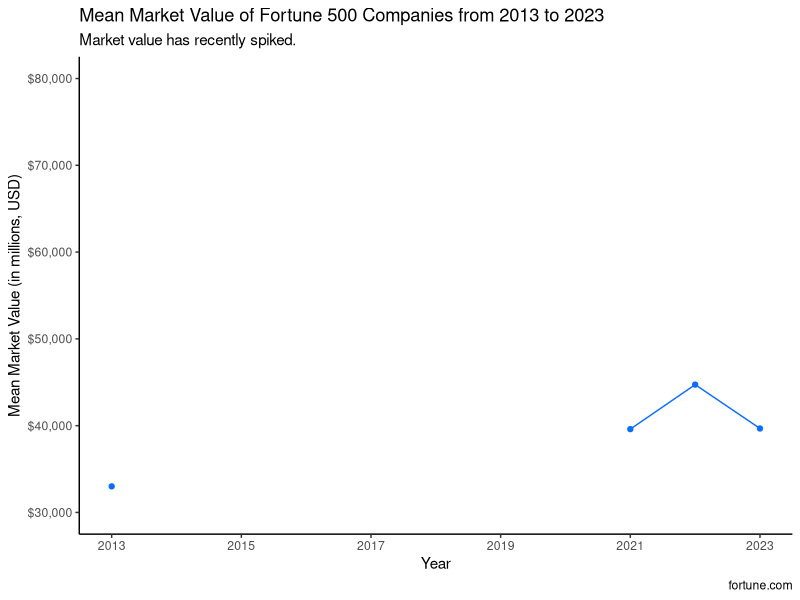
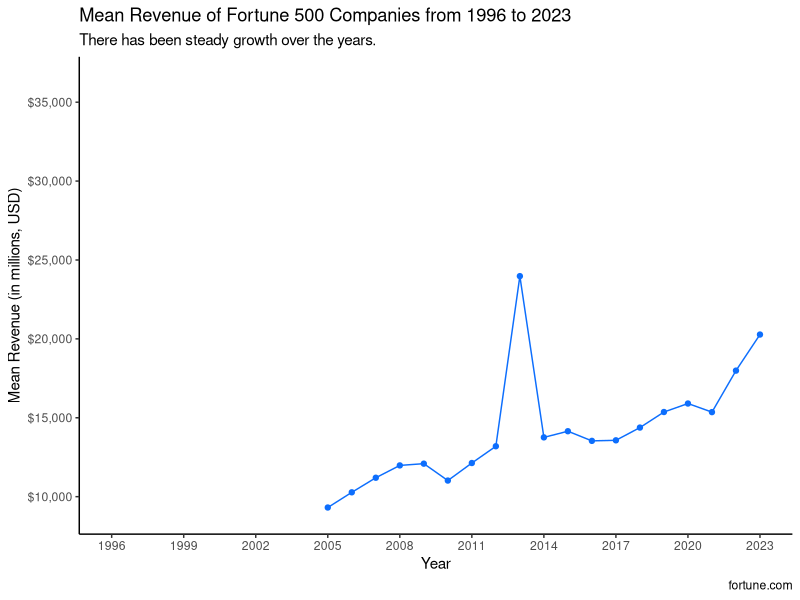
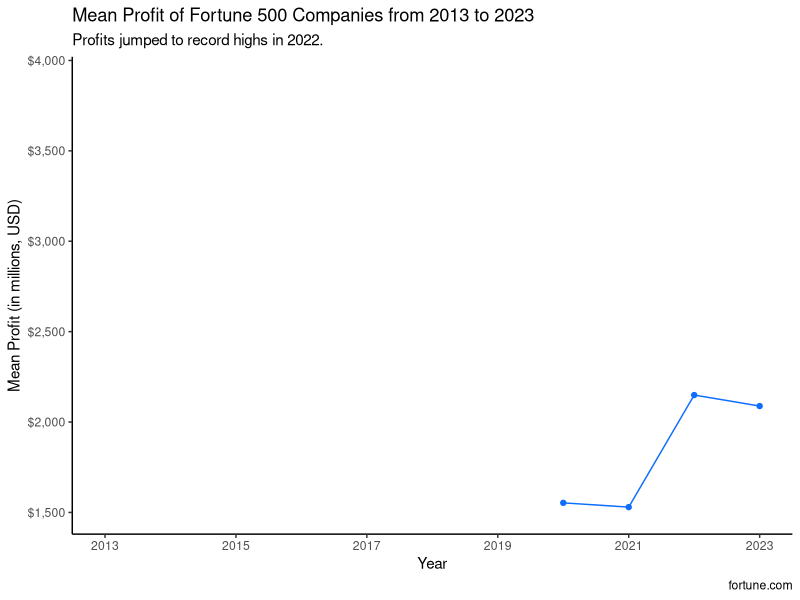
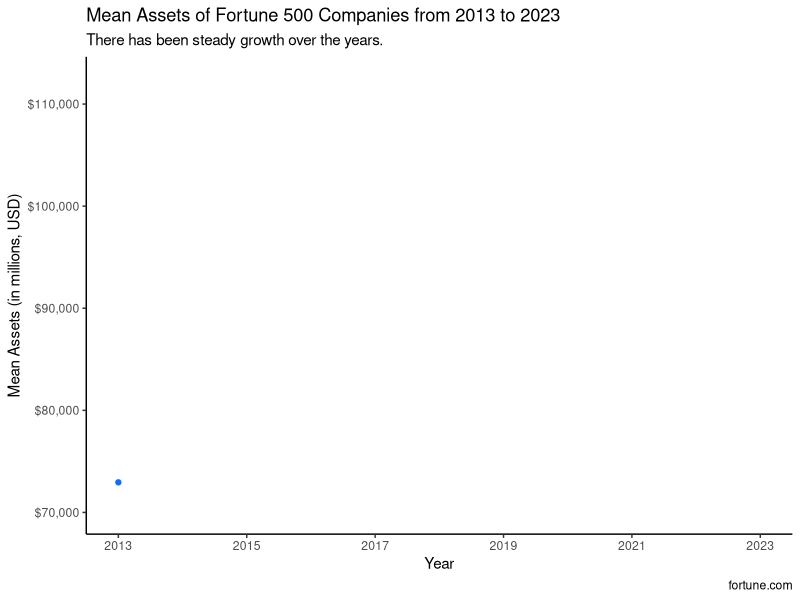

The R source for these figures, in order:
## ---- chunk 1
#| message: false
#| warning: false
library(tidyverse)
library(dplyr)
library(readr)
library(forcats)
## ---- chunk 2
fortune <- read_csv('data/Cleaned Data.csv', show_col_types = FALSE) |>
  select(rank, year, revenue_mil, profit_mil, asset_mil, market_value_mil)
## ---- chunk 3
market_value <- fortune |>
  filter(year >= 2013) |>
  summarize(mean_market_value_mil = mean(market_value_mil, na.rm = TRUE), .by = year)
market_value$mean_market_value_mil[market_value$year == 2013] <- 34459.82 - (37372.77 - 34459.82)/2
## ---- chunk 4
revenue <- fortune |>
  summarize(mean_revenue_mil = mean(revenue_mil, na.rm = TRUE), .by = year)
revenue$mean_revenue_mil[revenue$year == 2013] <- mean(c(23529.903, 24421.006))
## ---- chunk 5
profit <- fortune |>
  filter(year >= 2013) |>
  summarize(mean_profit_mil = mean(profit_mil, na.rm = TRUE), .by = year)
## ---- chunk 6
asset <- fortune |>
  filter(year >= 2013) |>
  summarize(mean_asset_mil = mean(asset_mil, na.rm = TRUE), .by = year)
asset$mean_asset_mil[asset$year == 2013] <- 74061.85 - (76292.42 - 74061.85)/2
## ---- chunk 7
market_value |>
  ggplot(aes(x = year, y = mean_market_value_mil)) +
  geom_point(color = '#0d6efd') +
  geom_line(color = '#0d6efd') +
  scale_x_continuous('Year',
                     breaks = c(2013,2015,2017,2019,2021,2023),
                     limits = c(2013,2023)) +
  scale_y_continuous('Mean Market Value (in millions, USD)',
                     breaks = c(30000,40000,50000,60000,70000,80000,90000),
                     limits = c(30000,80000),
                     labels = scales::dollar_format()) +
  labs(title = 'Mean Market Value of Fortune 500 Companies from 2013 to 2023',
       subtitle = 'Market value has recently spiked.',
       caption = 'fortune.com') +
  theme_classic()
## ---- chunk 8
revenue |>
  ggplot(aes(x = year, y = mean_revenue_mil)) +
  geom_point(color = '#0d6efd') +
  geom_line(color = '#0d6efd') +
  scale_x_continuous('Year',
                     breaks = c(1996,1999,2002,2005,2008,2011,2014,2017,2020,2023),
                     limits = c(1996,2023)) +
  scale_y_continuous('Mean Revenue (in millions, USD)',
                     breaks = c(10000,15000,20000,25000,30000,35000,40000),
                     limits = c(9000,36500),
                     labels = scales::dollar_format()) +
  labs(title = 'Mean Revenue of Fortune 500 Companies from 1996 to 2023',
       subtitle = 'There has been steady growth over the years.',
       caption = 'fortune.com') +
  theme_classic()
## ---- chunk 9
profit |>
  ggplot(aes(x = year, y = mean_profit_mil)) +
  geom_point(color = '#0d6efd') +
  geom_line(color = '#0d6efd') +
  scale_x_continuous('Year',
                     breaks = c(2013,2015,2017,2019,2021,2023),
                     limits = c(2013,2023)) +
  scale_y_continuous('Mean Profit (in millions, USD)',
                     breaks = c(1500,2000,2500,3000,3500,4000),
                     limits = c(1500,3900),
                     labels = scales::dollar_format()) +
  labs(title = 'Mean Profit of Fortune 500 Companies from 2013 to 2023',
       subtitle = 'Profits jumped to record highs in 2022.',
       caption = 'fortune.com') +
  theme_classic()
## ---- chunk 10
asset |>
  ggplot(aes(x = year, y = mean_asset_mil)) +
  geom_point(color = '#0d6efd') +
  geom_line(color = '#0d6efd') +
  scale_x_continuous('Year',
                     breaks = c(2013,2015,2017,2019,2021,2023),
                     limits = c(2013,2023)) +
  scale_y_continuous('Mean Assets (in millions, USD)',
                     breaks = c(70000,80000,90000,100000,110000),
                     limits = c(70000,112500),
                     labels = scales::dollar_format()) +
  labs(title = 'Mean Assets of Fortune 500 Companies from 2013 to 2023',
       subtitle = 'There has been steady growth over the years.',
       caption = 'fortune.com') +
  theme_classic()
